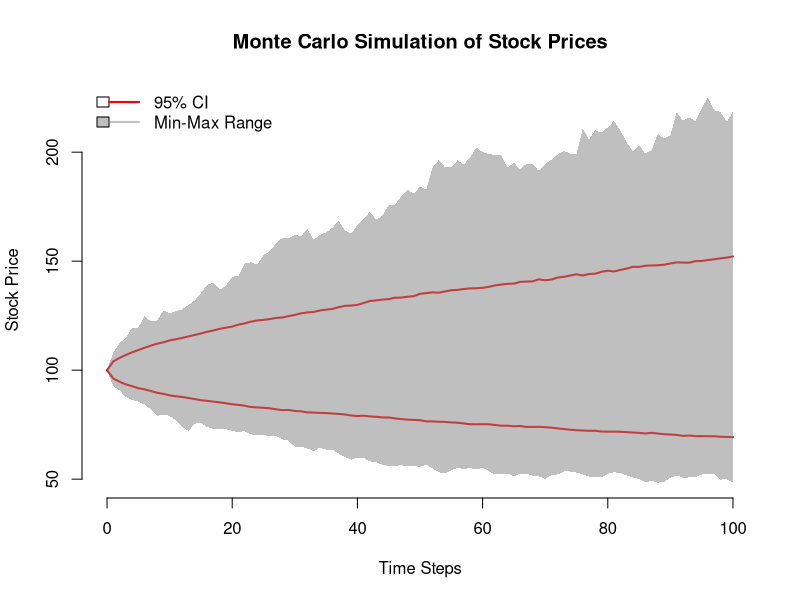

The R source for this figure:
# Load necessary packages
#install.packages("tidyverse")
library(tidyverse)

# Set parameters
S0 <- 100      # Initial stock price
K <- 105       # Strike price
T <- 1         # Time to maturity in years
r <- 0.05      # Risk-free interest rate
sigma <- 0.2   # Volatility of the stock
M <- 100       # Number of time steps
N <- 10000     # Number of simulation paths

# Simulate stock price paths
set.seed(123)
dt <- T / M
S <- matrix(0, nrow=N, ncol=M+1)
S[,1] <- S0

for (i in 2:(M+1)) {
  Z <- rnorm(N)
  S[,i] <- S[,i-1] * exp((r - 0.5 * sigma^2) * dt + sigma * sqrt(dt) * Z)
}

# Calculate 95% confidence intervals
S_mean <- apply(S, 2, mean)
#S_sd <- apply(S, 2, sd)
S_ci_upper <- apply(S, 2, quantile, probs = .975)
S_ci_lower <- apply(S, 2, quantile, probs = .025)

# Monte Carlo option pricing
payoffs <- pmax(S[,M+1] - K, 0)
discounted_payoffs <- exp(-r * T) * payoffs
mc_option_price <- mean(discounted_payoffs)

# Black-Scholes option pricing
d1 <- (log(S0 / K) + (r + 0.5 * sigma^2) * T) / (sigma * sqrt(T))
d2 <- d1 - sigma * sqrt(T)
bs_option_price <- S0 * pnorm(d1) - K * exp(-r * T) * pnorm(d2)

# Print option prices
print(paste("Monte Carlo Option Price:", round(mc_option_price, 2)))
print(paste("Black-Scholes Option Price:", round(bs_option_price, 2)))

# Plot all paths
plot(S[1,], type="n", xlim=c(0, M), ylim=range(S), frame.plot=F, xlab="Time Steps", ylab="Stock Price", main="Monte Carlo Simulation of Stock Prices")
#apply(S, 1, function(x) {
#  lines(0:M, x, col=rgb(0.1, 0.1, 0.1, 0.1))
#})

# Plot confidence intervals
lines(0:M, S_ci_upper, col="red", lwd=2)
lines(0:M, S_ci_lower, col="red", lwd=2)

# Shade area between highest and lowest path
S_max <- apply(S, 2, max)
S_min <- apply(S, 2, min)
polygon(c(0:M, rev(0:M)), c(S_max, rev(S_min)), col=rgb(0.5, 0.5, 0.5, 0.5), border=NA)

# Add legend
legend("topleft", legend=c(
  "95% CI", "Min-Max Range"), 
  col=c("red",
        rgb(0.5, 0.5, 0.5, 0.5)), 
  lwd=2, fill=c(NA, rgb(0.5, 0.5, 0.5, 0.5)), 
  bty="n", lty=c(1, 1))

